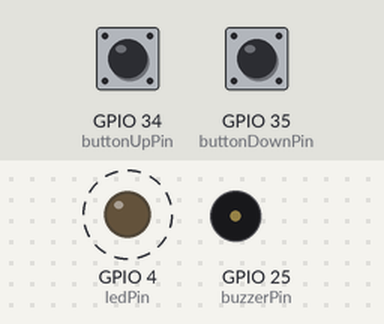
Recording of a sketch running on a simulated ESP32. Shown: output pins drawn as LEDs (lit = HIGH), buzzer (waves = sounding, pin HIGH). Dashed ring = blinking. Inputs (shaded band) come from the test bench; at power-on: GPIO 34 (buttonUpPin) LOW, GPIO 35 (buttonDownPin) LOW. What the sketch prints to the serial monitor is not drawn.

Above: at 1.2 s.
1.3 s: GPIO 34 (buttonUpPin) pulled HIGH for 0.15 s
Timing chart, 0 to 10.3 s (numbered marks = the images above; inputs shaded):
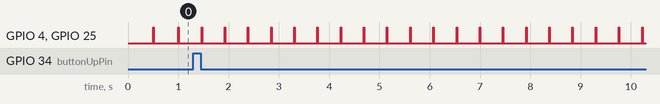

Measured:
- by itself, GPIO 4 (ledPin), GPIO 25 (buzzerPin): alternates HIGH for 0.01 s and LOW for 0.45 s

The sketch:

ESP_Metronome.ino
```cpp
// (licence header left out)
// Define the GPIO pins
const int buzzerPin = 25;      // Buzzer pin
const int ledPin = 4;          // LED pin
const int buttonUpPin = 34;    // Button to increase BPM
const int buttonDownPin = 35;  // Button to decrease BPM

volatile int bpm = 120;  // Initial BPM, volatile as it is changed in ISRs
unsigned long previousMillis = 0;

// Flags for button press, volatile as they are used in ISRs
volatile bool buttonUpPressed = false;
volatile bool buttonDownPressed = false;

// ISR for button up
void IRAM_ATTR increaseBpm() {
  buttonUpPressed = true;
}

// ISR for button down
void IRAM_ATTR decreaseBpm() {
  buttonDownPressed = true;
}

void setup() {
  Serial.begin(115200);
  pinMode(buzzerPin, OUTPUT);
  pinMode(ledPin, OUTPUT);
  pinMode(buttonUpPin, INPUT_PULLDOWN);
  pinMode(buttonDownPin, INPUT_PULLDOWN);

  // Attach interrupts to buttons
  attachInterrupt(digitalPinToInterrupt(buttonUpPin), increaseBpm, RISING);
  attachInterrupt(digitalPinToInterrupt(buttonDownPin), decreaseBpm, RISING);
}

void loop() {
  // Check if button up was pressed
  if (buttonUpPressed) {
    bpm = min(bpm + 10, 300);  // Increment BPM, max limit 300
    buttonUpPressed = false;   // Reset the flag
    Serial.print("BPM: ");
    Serial.println(bpm);
  }

  // Check if button down was pressed
  if (buttonDownPressed) {
    bpm = max(bpm - 10, 40);    // Decrement BPM, min limit 40
    buttonDownPressed = false;  // Reset the flag
    Serial.print("BPM: ");
    Serial.println(bpm);
  }

  // Metronome logic
  unsigned long currentMillis = millis();
  int beatInterval = 60000 / bpm;  // Recalculate interval

  if (currentMillis - previousMillis >= beatInterval) {
    previousMillis = currentMillis;

    // Turn on the buzzer and LED for a short pulse
    digitalWrite(buzzerPin, HIGH);
    digitalWrite(ledPin, HIGH);
    delay(10);  // Short pulse

    // Turn off the buzzer and LED
    digitalWrite(buzzerPin, LOW);
    digitalWrite(ledPin, LOW);
  }
}
```
